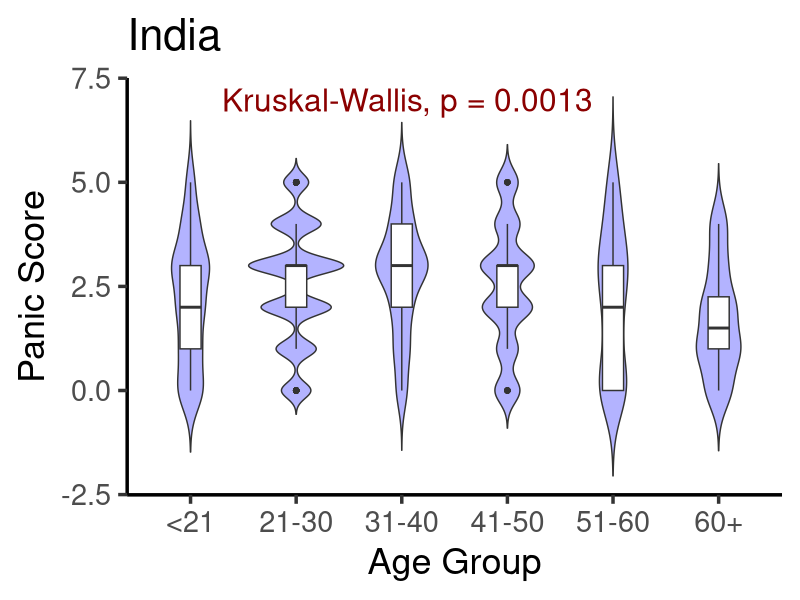
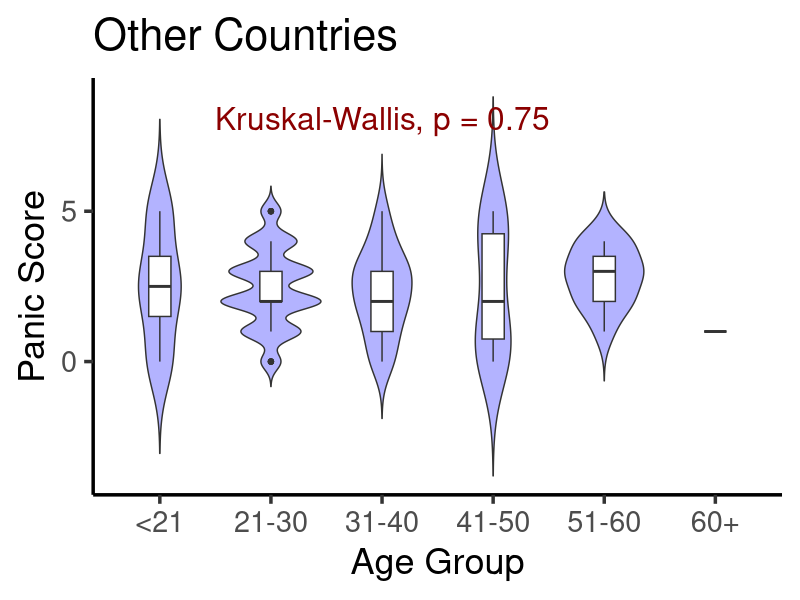
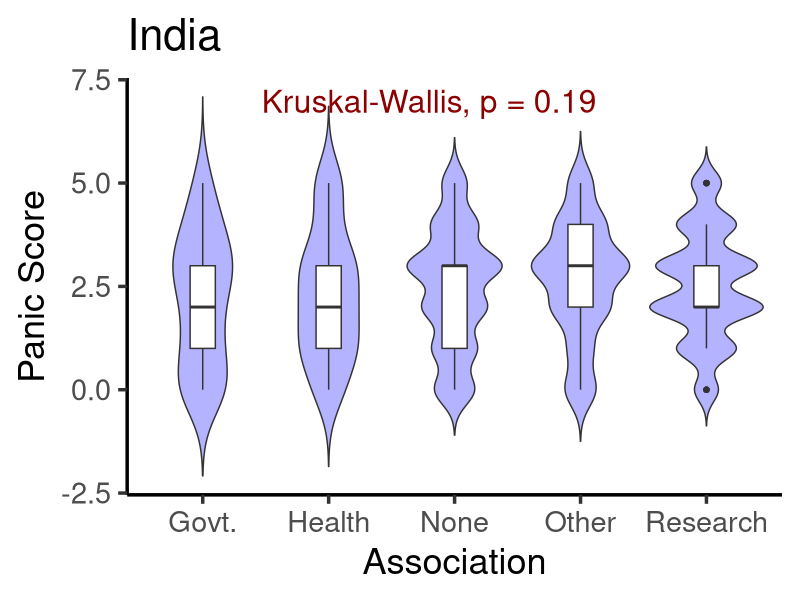
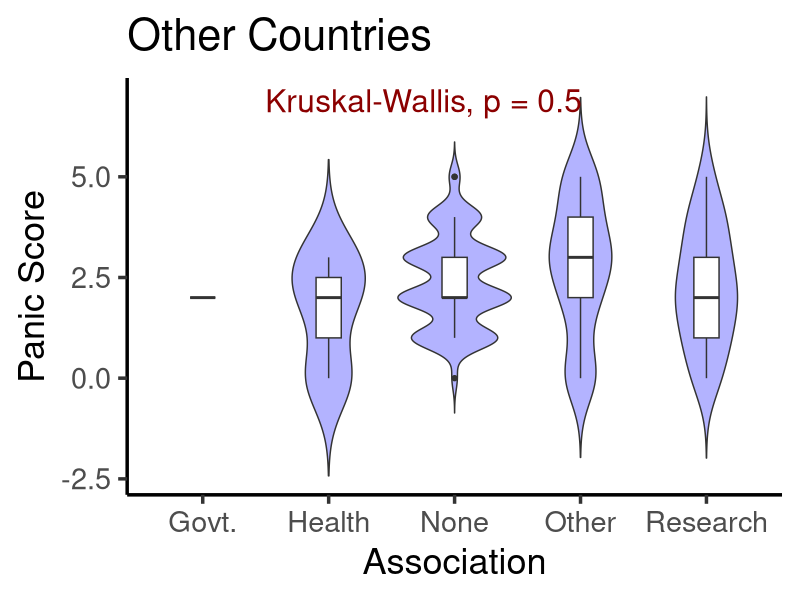
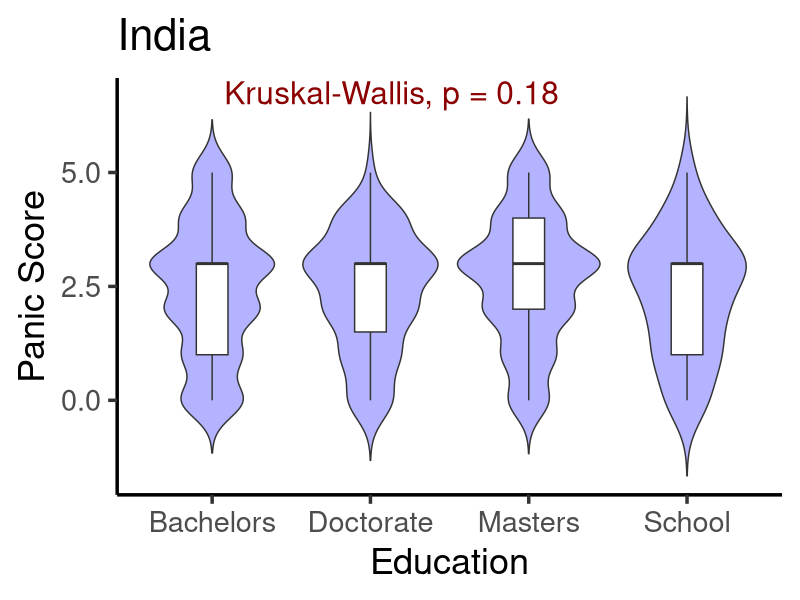
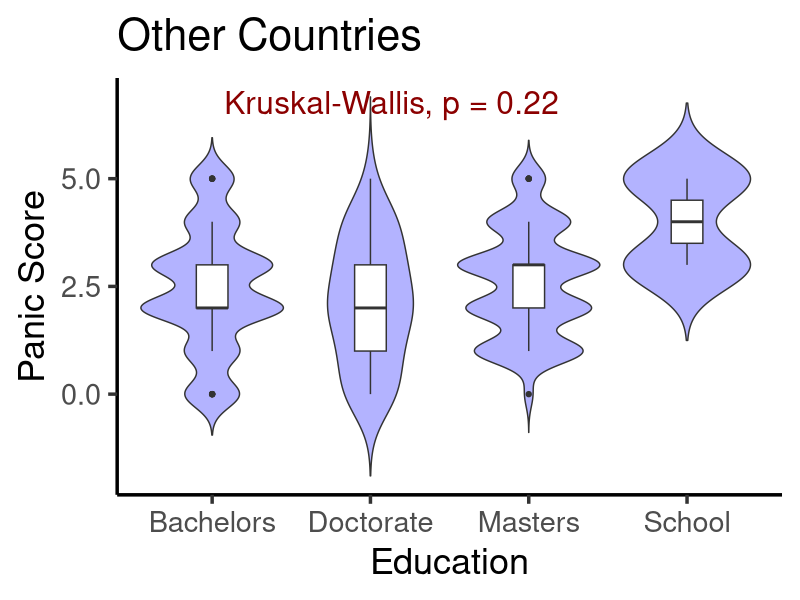
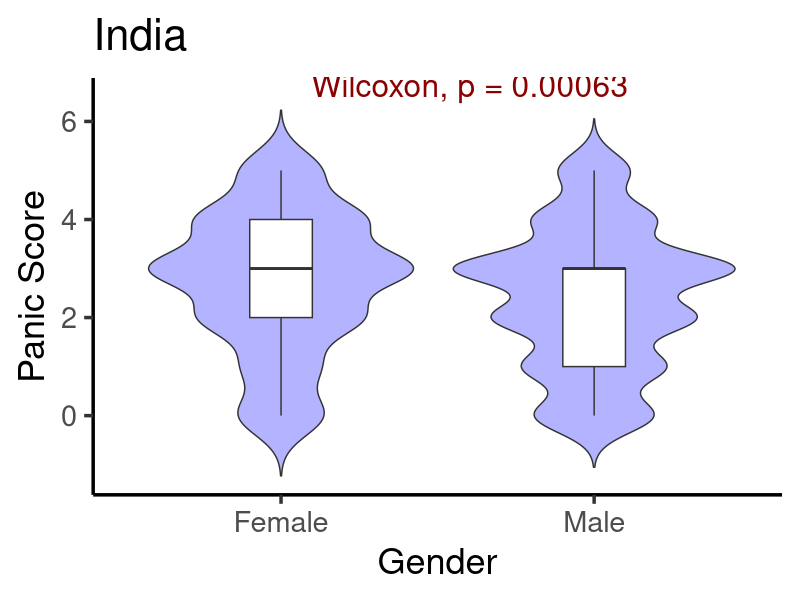
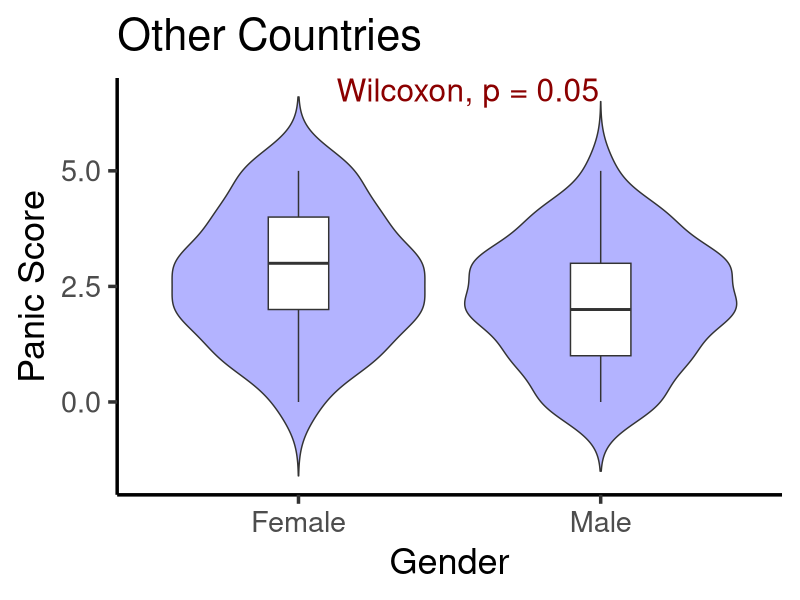

Write the R code that produced these figures, in order.
# install.packages("data.table")
library(data.table)
# install.packages("ggplot2")
library(ggplot2)
# install.packages("ggpubr")
library(ggpubr)


# Current path of the source script
sourcePATH <- "C:\\Users\\CSSC\\Desktop\\Lockdown\\Panic\\Analysis\\R Plots\\Violin\\"
# Set the current working Directory
setwd(sourcePATH)


# Read data matrix from file
Panic_India <- read.table("Panic_India.txt", header = TRUE)
PI <- as.data.frame(Panic_India) # Matrix to Data Frame
Panic_Others <- read.table("Panic_Others.txt", header = TRUE)
PO <- as.data.frame(Panic_Others) # Matrix to Data Frame


# Open a pdf file to save image
pdf("Violin_Age_PI.pdf")
# Generate violin plot
p <- ggplot(data=PI, aes(x=Age, y=Panic)) # Age vs Panic
p <- p + geom_violin(fill="blue", trim=FALSE, alpha=0.3) # transparency factor is 0.2
p <- p + geom_boxplot(width=0.2)
p <- p + stat_compare_means(color="darkred", label.x=2, label.y=6.7, size=8)
p <- p + labs(title="India", x="Age Group", y="Panic Score") # Title, axes labels
p <- p + theme_classic(base_size=26) # Other themes = theme_bw, theme_minimal, theme_void, theme_dark, theme_economist
p <- p + theme(legend.position="top")
p
# Close the pdf file after saving image
dev.off()


# Open a pdf file to save image
pdf("Violin_Age_PO.pdf")
# Generate violin plot
p <- ggplot(data=PO, aes(x=Age, y=Panic)) # Age vs Panic
p <- p + geom_violin(fill="blue", trim=FALSE, alpha=0.3) # transparency factor is 0.2
p <- p + geom_boxplot(width=0.2)
p <- p + stat_compare_means(color="darkred", label.x=2.1, label.y=7.7, size=8)
p <- p + labs(title="Other Countries", x="Age Group", y="Panic Score") # Title, axes labels
p <- p + theme_classic(base_size=26) # Other themes = theme_bw, theme_minimal, theme_void, theme_dark, theme_economist
p <- p + theme(legend.position="top")
p
# Close the pdf file after saving image
dev.off()


# Open a pdf file to save image
pdf("Violin_Association_PI.pdf")
# Generate violin plot
p <- ggplot(data=PI, aes(x=Association, y=Panic)) # Association vs Panic
p <- p + geom_violin(fill="blue", trim=FALSE, alpha=0.3) # transparency factor is 0.2
p <- p + geom_boxplot(width=0.2)
p <- p + stat_compare_means(color="darkred", label.x=2, label.y=6.7, size=8)
p <- p + labs(title="India", x="Association", y="Panic Score") # Title, axes labels
p <- p + theme_classic(base_size=26) # Other themes = theme_bw, theme_minimal, theme_void, theme_dark, theme_economist
p <- p + theme(legend.position="top")
p
# Close the pdf file after saving image
dev.off()


# Open a pdf file to save image
pdf("Violin_Association_PO.pdf")
# Generate violin plot
p <- ggplot(data=PO, aes(x=Association, y=Panic)) # Association vs Panic 
p <- p + geom_violin(fill="blue", trim=FALSE, alpha=0.3) # transparency factor is 0.2
p <- p + geom_boxplot(width=0.2)
p <- p + stat_compare_means(color="darkred", label.x=2, label.y=6.6, size=8)
p <- p + labs(title="Other Countries", x="Association", y="Panic Score") # Title, axes labels
p <- p + theme_classic(base_size=26) # Other themes = theme_bw, theme_minimal, theme_void, theme_dark, theme_economist
p <- p + theme(legend.position="top")
p
# Close the pdf file after saving image
dev.off()


# Open a pdf file to save image
pdf("Violin_Education_PI.pdf")
# Generate violin plot
p <- ggplot(data=PI, aes(x=Education, y=Panic)) # Education vs Panic
p <- p + geom_violin(fill="blue", trim=FALSE, alpha=0.3) # transparency factor is 0.2
p <- p + geom_boxplot(width=0.2)
p <- p + stat_compare_means(color="darkred", label.x=1.5, label.y=6.5, size=8)
p <- p + labs(title="India", x="Education", y="Panic Score") # Title, axes labels
p <- p + theme_classic(base_size=26) # Other themes = theme_bw, theme_minimal, theme_void, theme_dark, theme_economist
p <- p + theme(legend.position="top")
p
# Close the pdf file after saving image
dev.off()


# Open a pdf file to save image
pdf("Violin_Education_PO.pdf")
# Generate violin plot
p <- ggplot(data=PO, aes(x=Education, y=Panic)) # Education vs Panic
p <- p + geom_violin(fill="blue", trim=FALSE, alpha=0.3) # transparency factor is 0.2
p <- p + geom_boxplot(width=0.2)
p <- p + stat_compare_means(color="darkred", label.x=1.5, label.y=6.5, size=8)
p <- p + labs(title="Other Countries", x="Education", y="Panic Score") # Title, axes labels
p <- p + theme_classic(base_size=26) # Other themes = theme_bw, theme_minimal, theme_void, theme_dark, theme_economist
p <- p + theme(legend.position="top")
p
# Close the pdf file after saving image
dev.off()


# Open a pdf file to save image
pdf("Violin_Gender_PI.pdf")
# Generate violin plot
# Skip entries where Gender = "Other"
p <- ggplot(data=PI[PI$Gender != "Other", ], aes(x=Gender, y=Panic)) # Gender vs Panic
p <- p + geom_violin(fill="blue", trim=FALSE, alpha=0.3) # transparency factor is 0.2
p <- p + geom_boxplot(width=0.2)
p <- p + stat_compare_means(color="darkred", label.x=1.3, label.y=6.5, size=8)
p <- p + labs(title="India", x="Gender", y="Panic Score") # Title, axes labels
p <- p + theme_classic(base_size=26) # Other themes = theme_bw, theme_minimal, theme_void, theme_dark, theme_economist
p <- p + theme(legend.position="top")
p
# Close the pdf file after saving image
dev.off()


# Open a pdf file to save image
pdf("Violin_Gender_PO.pdf")
# Generate violin plot
p <- ggplot(data=PO, aes(x=Gender, y=Panic)) # Gender vs Panic
p <- p + geom_violin(fill="blue", trim=FALSE, alpha=0.3) # transparency factor is 0.2
p <- p + geom_boxplot(width=0.2)
p <- p + stat_compare_means(color="darkred", label.x=1.3, label.y=6.5, size=8)
p <- p + labs(title="Other Countries", x="Gender", y="Panic Score") # Title, axes labels
p <- p + theme_classic(base_size=26) # Other themes = theme_bw, theme_minimal, theme_void, theme_dark, theme_economist
p <- p + theme(legend.position="top")
p
# Close the pdf file after saving image
dev.off()


# Open a pdf file to save image
pdf("Violin_Location_PI.pdf")
# Generate violin plot
p <- ggplot(data=PI, aes(x=Location, y=Panic)) # Location vs Panic
p <- p + geom_violin(fill="blue", trim=FALSE, alpha=0.3) # transparency factor is 0.2
p <- p + geom_boxplot(width=0.2)
p <- p + stat_compare_means(color="darkred", label.x=1.3, label.y=6.5, size=8)
p <- p + labs(title="India", x="Location", y="Panic Score") # Title, axes labels
p <- p + theme_classic(base_size=26) # Other themes = theme_bw, theme_minimal, theme_void, theme_dark, theme_economist
p <- p + theme(legend.position="top")
p
# Close the pdf file after saving image
dev.off()


# Open a pdf file to save image
pdf("Violin_Location_PO.pdf")
# Generate violin plot
p <- ggplot(data=PO, aes(x=Location, y=Panic)) # Location vs Panic
p <- p + geom_violin(fill="blue", trim=FALSE, alpha=0.3) # transparency factor is 0.2
p <- p + geom_boxplot(width=0.2)
p <- p + stat_compare_means(color="darkred", label.x=1.3, label.y=6.7, size=8)
p <- p + labs(title="Other Countries", x="Location", y="Panic Score") # Title, axes labels
p <- p + theme_classic(base_size=26) # Other themes = theme_bw, theme_minimal, theme_void, theme_dark, theme_economist
p <- p + theme(legend.position="top")
p
# Close the pdf file after saving image
dev.off()


# Open a pdf file to save image
pdf("Violin_Profession_PI.pdf")
# Generate violin plot
p <- ggplot(data=PI, aes(x=Profession, y=Panic)) # Profession vs Panic
p <- p + geom_violin(fill="blue", trim=FALSE, alpha=0.3) # transparency factor is 0.2
p <- p + geom_boxplot(width=0.2)
p <- p + stat_compare_means(color="darkred", label.x=2.5, label.y=7.3, size=8)
p <- p + labs(title="India", x="Profession", y="Panic Score") # Title, axes labels
p <- p + theme_classic(base_size=26) # Other themes = theme_bw, theme_minimal, theme_void, theme_dark, theme_economist
p <- p + theme(legend.position="top")
p
# Close the pdf file after saving image
dev.off()


# Open a pdf file to save image
pdf("Violin_Profession_PO.pdf")
# Generate violin plot
p <- ggplot(data=PO, aes(x=Profession, y=Panic)) # Profession vs Panic
p <- p + geom_violin(fill="blue", trim=FALSE, alpha=0.3) # transparency factor is 0.2
p <- p + geom_boxplot(width=0.2)
p <- p + stat_compare_means(color="darkred", label.x=2.5, label.y=6.5, size=8)
p <- p + labs(title="Other Countries", x="Profession", y="Panic Score") # Title, axes labels
p <- p + theme_classic(base_size=26) # Other themes = theme_bw, theme_minimal, theme_void, theme_dark, theme_economist
p <- p + theme(legend.position="top")
p
# Close the pdf file after saving image
dev.off()
